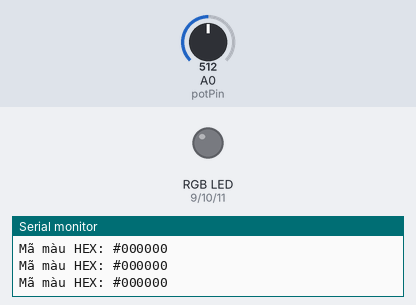
Simulated run of this program. Board: Arduino Uno, built with avr-gcc and run on an emulated ATmega328P. On the bench: an RGB LED mixed from three pins (HIGH = lit), the last lines printed to the serial monitor. The inputs (shaded band) are chosen by the test bench; at power-on: A0 (potPin) = 512. Dim RGB values are drawn brighter than linear.

Above: at 1.2 s.
1.3 s: A0 (potPin) set to 716
At 2.5 s:
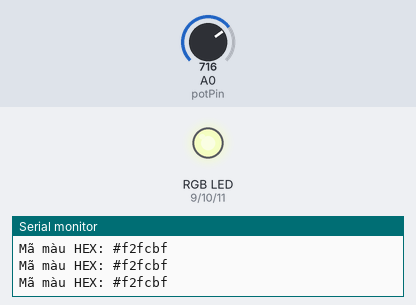
2.8 s: A0 (potPin) set to 900
At 3.2 s:
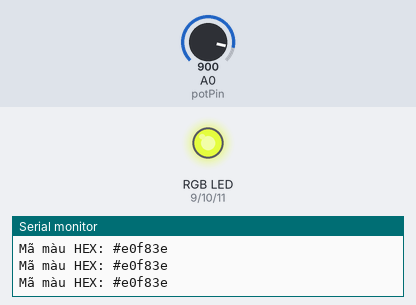
4.3 s: A0 (potPin) set to 1023
At 5.5 s:
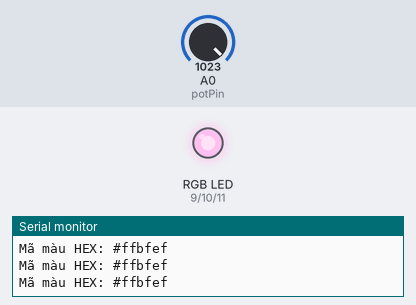
5.8 s: A0 (potPin) set to 306
At 6.3 s:
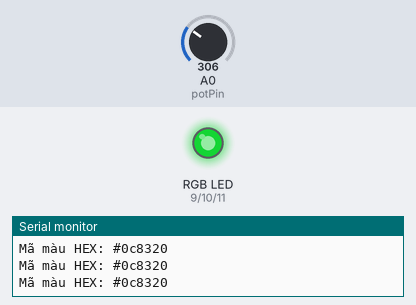
7.3 s: A0 (potPin) set to 122
At 7.6 s:
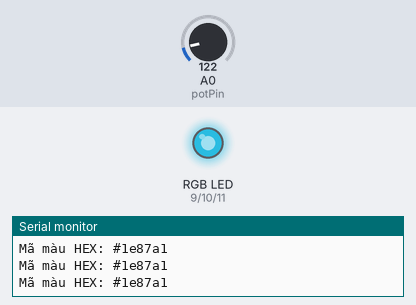
8.8 s: A0 (potPin) set to 6
At 9.5 s:
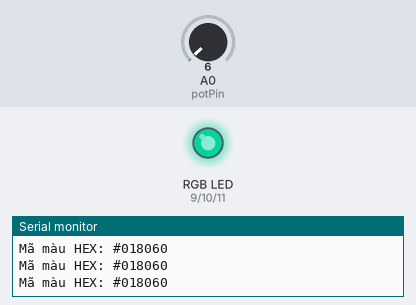
Timing chart, 0 to 11.3 s (numbered marks = the images above; inputs shaded):
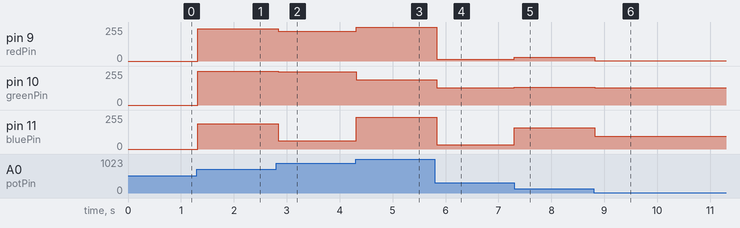

Measured:
- after the input at 1.3 s, pin 9 (redPin): 0/255 → 242/255 at once; pin 10 (greenPin): 0/255 → 252/255 at once; pin 11 (bluePin): 0/255 → 191/255 at once
- after the input at 2.8 s, pin 9 (redPin): 242/255 → 224/255 at once; pin 10 (greenPin): 252/255 → 248/255 at once; pin 11 (bluePin): 191/255 → 62/255 at once
- after the input at 4.3 s, pin 9 (redPin): 224/255 → 255/255 at once; pin 10 (greenPin): 248/255 → 191/255 at once; pin 11 (bluePin): 62/255 → 239/255 at once
- after the input at 5.8 s, pin 9 (redPin): 255/255 → 12/255 at once; pin 10 (greenPin): 191/255 → 131/255 at once; pin 11 (bluePin): 239/255 → 32/255 at once
- after the input at 7.3 s, pin 9 (redPin): 12/255 → 30/255 at once; pin 10 (greenPin): 131/255 → 135/255 at once; pin 11 (bluePin): 32/255 → 161/255 at once
- after the input at 8.8 s, pin 9 (redPin): 30/255 → 1/255 at once; pin 10 (greenPin): 135/255 → 128/255 at once; pin 11 (bluePin): 161/255 → 96/255 at once

The program:

main.cpp
```cpp
#include <Arduino.h>

const int redPin = 9;
const int greenPin = 10;
const int bluePin = 11;
const int potPin = A0;

void setup() {
    pinMode(redPin  , OUTPUT);
    pinMode(greenPin, OUTPUT);
    pinMode(bluePin , OUTPUT);
    pinMode(potPin  , INPUT_PULLUP);

    Serial.begin(9600);
}

void loop() {
    int potValue = analogRead(potPin);

    long colorValue = map(potValue, 0, 1023, 0, 16777215);

    int redValue = (colorValue >> 16) & 0xFF;
    int greenValue = (colorValue >> 8) & 0xFF;
    int blueValue = colorValue & 0xFF;

    analogWrite(redPin, redValue);
    analogWrite(greenPin, greenValue);
    analogWrite(bluePin, blueValue);

    String hexColor = "#";
    if (redValue < 16) hexColor += "0";
    hexColor += String(redValue, HEX);
    if (greenValue < 16) hexColor += "0";
    hexColor += String(greenValue, HEX);
    if (blueValue < 16) hexColor += "0";
    hexColor += String(blueValue, HEX);

    Serial.print("Mã màu HEX: ");
    Serial.println(hexColor);

    delay(50);
}
```
